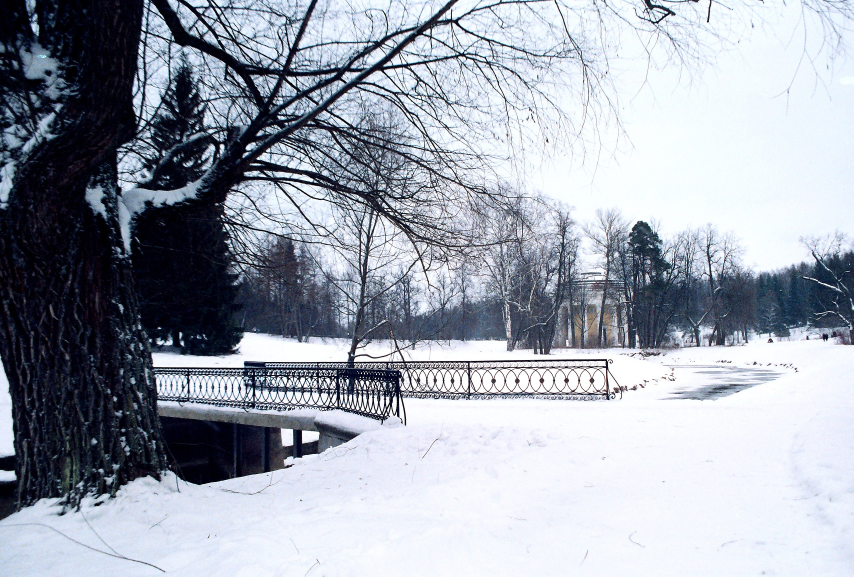
#> input picture a4-Ashish-Chokhani-main/images/img1.png, 2560 x 1729 px (shown at 1/3 size)
$ jupyter execute main.ipynb
#> lines starting #> are read from the running program, lines starting #| are printed output that depends on the picture; after the words box and inside, x2 and y2 are one past the last pixel; in counts of white or black regions, pixels touching at a corner belong together
[cell 1]
import numpy as np
import cv2
import matplotlib.pyplot as plt
import time
import sys

## 1. Image Segmentation Using Thresholding

[cell 2]
import cv2
import matplotlib.pyplot as plt

def load_image(filename, mode=cv2.IMREAD_GRAYSCALE):
    image = cv2.imread(filename, mode)
    if image is None:
        raise FileNotFoundError(f"Image file '{filename}' not found.")
    return image

def apply_thresholds(image):
    _, binary_thresh = cv2.threshold(image, 127, 255, cv2.THRESH_BINARY)
    adaptive_thresh = cv2.adaptiveThreshold(
        image, 255, cv2.ADAPTIVE_THRESH_GAUSSIAN_C, cv2.THRESH_BINARY, 11, 2
    )
    _, otsu_thresh = cv2.threshold(image, 0, 255, cv2.THRESH_BINARY + cv2.THRESH_OTSU)
    return binary_thresh, adaptive_thresh, otsu_thresh

def display_images(images, titles, cmap='gray', figsize=(12, 8)):
    plt.figure(figsize=figsize)
    for i, (img, title) in enumerate(zip(images, titles)):
        plt.subplot(2, 2, i + 1)
        plt.imshow(img, cmap=cmap)
        plt.title(title)
        plt.axis('off')
    plt.tight_layout()
    plt.show()

def main():
    filename = '../images/img1.png'
    gray_image = load_image(filename)
    binary_thresh, adaptive_thresh, otsu_thresh = apply_thresholds(gray_image.copy())
#> in apply_thresholds, `_, binary_thresh = cv2.threshold(image, 127, 255, cv2.THRESH_BINARY)`:
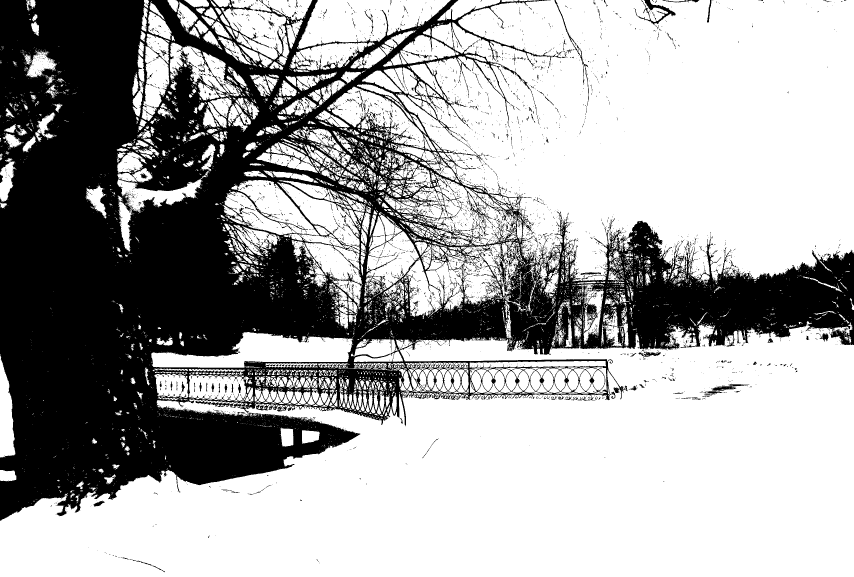
#> binary_thresh: shape (1729, 2560) (shown at 1/3 size); 65.3% white; 5952 black regions (5643 under 20 px), largest, box (x1, y1, x2, y2) and area: (0, 0, 2560, 1562) 1498090, (1905, 0, 2027, 77) 1925, (1663, 0, 1766, 323) 1127
#> in apply_thresholds, `adaptive_thresh = cv2.adaptiveThreshold( image, 255, cv2.ADAPTIVE_THRE..`:
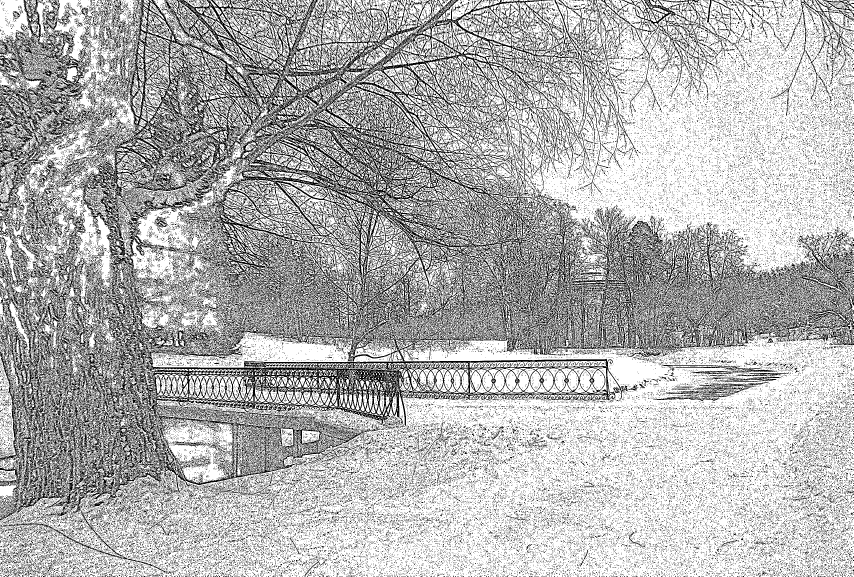
#> adaptive_thresh: shape (1729, 2560) (shown at 1/3 size); 69.3% white; black in thin lines or dots
#> in apply_thresholds, `_, otsu_thresh = cv2.threshold(image, 0, 255, cv2.THRESH_BINARY + cv2...`: otsu_thresh: shape (1729, 2560); 64.6% white; 5871 black regions (5552 under 20 px), largest, box (x1, y1, x2, y2) and area: (0, 0, 2560, 1562) 1529222, (1905, 0, 2027, 80) 2041, (1663, 0, 1766, 323) 1187

    titles = [
        'Original Image', 'Binary Thresholding',
        'Adaptive Thresholding', "Otsu's Thresholding"
    ]
    images = [gray_image, binary_thresh, adaptive_thresh, otsu_thresh]
    display_images(images, titles)
#> the loop in display_images, `for i, (img, title) in enumerate(zip(images, titles)):` made 4 passes
#> title on passes 1 to 4: 'Original Image', 'Binary Thresholding', 'Adaptive Thresholding', "Otsu's Thresholding"

if __name__ == "__main__":
    main()

### **Binary Thresholding**
- **Pros**:
  - Fast and straightforward method.
  - Works effectively in high-contrast regions of the image.
- **Cons**:
  - Does not adapt well to regions with varying brightness or shadows.
  - May lose finer details in low-contrast areas.
- **Performance on the current image**:
  - Highlights the snow and tree structures clearly.
  - Struggles with the bridge's finer details and some areas with gradual intensity changes.

---

### **Adaptive Thresholding**
- **Pros**:
  - Excellent for dealing with uneven lighting conditions.
  - Preserves more intricate details of textures and edges.
- **Cons**:
  - Introduces significant noise, especially in textured regions.
  - May over-segment areas with a lot of fine detail.
- **Performance on the current image**:
  - Captures the textures of the trees and snow effectively.
  - Adds noise to the background, making the scene overly detailed and cluttered.

---

### **Otsu’s Thresholding**
- **Pros**:
  - Optimizes thresholding for images with a clear bimodal intensity distribution.
  - Balances detail retention and simplicity.
- **Cons**:
  - Struggles with images that lack clear foreground and background intensity separation.
- **Performance on the current image**:
  - Provides a cleaner segmentation compared to binary thresholding.
  - Highlights edges effectively but misses fine details in the snow and tree regions.

---

### **Summary**
- **Binary Thresholding** is ideal for simplicity and speed but lacks adaptability for uneven lighting.
- **Adaptive Thresholding** is effective for capturing fine details but often introduces excessive noise.
- **Otsu’s Thresholding** balances clarity and computational efficiency, making it a good middle ground for this image.

## 2. Line Detection Using Hough Transform

[cell 3]
def load_and_preprocess_image(image_path):
    original_image = cv2.imread(image_path)
    gray_image = cv2.cvtColor(original_image, cv2.COLOR_BGR2GRAY)
    return original_image, gray_image

def detect_edges(gray_image, low_threshold=200, high_threshold=200):
    return cv2.Canny(gray_image, low_threshold, high_threshold)

def detect_lines(edges, rho=1, theta=np.pi / 180, threshold=100):
    return cv2.HoughLines(edges, rho, theta, threshold)

def draw_lines(image, lines, color=(0, 0, 255), thickness=2):
    if lines is not None:
        for line in lines:
            rho, theta = line[0]
            a = np.cos(theta)
            b = np.sin(theta)
            x0 = a * rho
            y0 = b * rho
            x1 = int(x0 + 1000 * (-b))
            y1 = int(y0 + 1000 * (a))
            x2 = int(x0 - 1000 * (-b))
            y2 = int(y0 - 1000 * (a))
            cv2.line(image, (x1, y1), (x2, y2), color, thickness)
    return image

def display_images(original_image, processed_image, titles=('Original Image', 'Resultant Image')):
    plt.figure(figsize=(10, 5))
    images = [original_image, processed_image]
    for i, (img, title) in enumerate(zip(images, titles)):
        plt.subplot(1, 2, i + 1)
        plt.imshow(cv2.cvtColor(img, cv2.COLOR_BGR2RGB))
        plt.title(title)
        plt.axis('off')
    plt.tight_layout()
    plt.show()

def detect_and_highlight_lines(image_path):
    original_image, gray_image = load_and_preprocess_image(image_path)
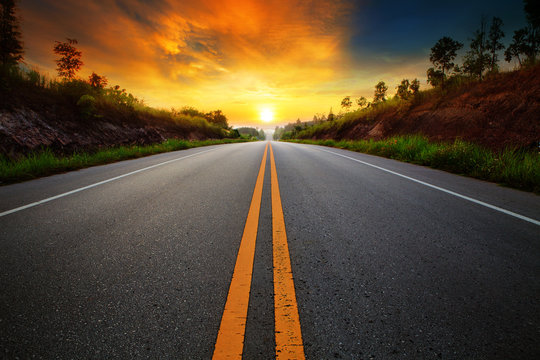
#> input picture a4-Ashish-Chokhani-main/images/road.jpg, 540 x 360 px
#> in load_and_preprocess_image, original_image is the input picture: shape (360, 540, 3); mean B, G, R 48.3, 70.9, 89.2
    edges = detect_edges(gray_image)
#> in detect_edges, `return cv2.Canny(gray_image, low_threshold, high_threshold)`:
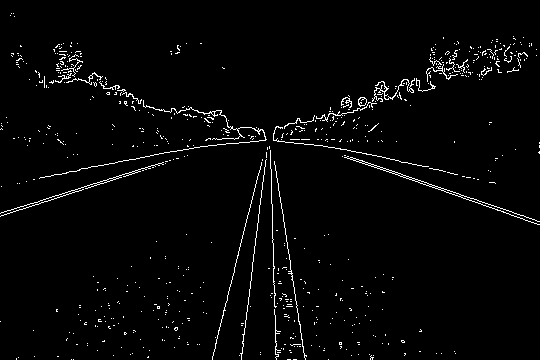
#> returned value: shape (360, 540); 2.5% white in thin lines or dots
    lines = detect_lines(edges)
#> lines = 19 rows, first 8: [203, 1.27], [36, 1.9], [205, 1.26], [34, 1.9], [292, 0.244], [43, 1.88], [-245, 2.98], [283, 0.122]
    result_image = draw_lines(original_image.copy(), lines)
#> the loop in draw_lines, `for line in lines:` made 19 passes
#> (rho, theta, a, b, x0, y0, x1, y1) on passes 1 to 12: (203, 1.27, 0.292, 0.956, 59.35, 194.1, -896, 486), (36, 1.9, -0.326, 0.946, -11.72, 34.04, -957, -291), (205, 1.26, 0.309, 0.951, 63.35, 195, -887, 503), (34, 1.9, -0.326, 0.946, -11.07, 32.15, -956, -293), (292, 0.244, 0.97, 0.242, 283.3, 70.64, 41, 1040), (43, 1.88, -0.309, 0.951, -13.29, 40.9, -964, -268), (-245, 2.98, -0.988, 0.156, 242, -38.33, 85, -1026), (283, 0.122, 0.993, 0.122, 280.9, 34.49, 159, 1027), (67, 1.8, -0.225, 0.974, -15.07, 65.28, -989, -159), (27, 1.92, -0.342, 0.94, -9.23, 25.37, -948, -316), (74, 1.78, -0.208, 0.978, -15.39, 72.38, -993, -135), (-264, 3.11, -0.999, 0.0349, 263.8, -9.21, 228, -1008)
#> after the loop in draw_lines, `for line in lines:`:
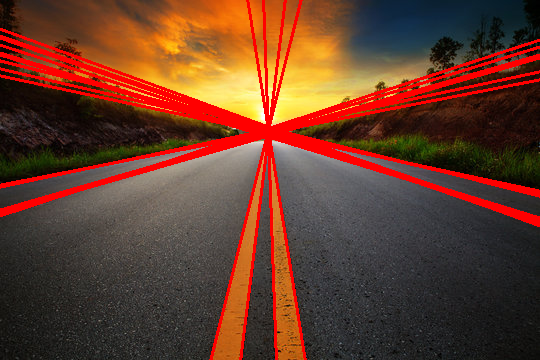
#> image: shape (360, 540, 3); mean of channels 0, 1, 2 42.5, 60.3, 102.3; drawn as B, G, R
    display_images(original_image, result_image)
#> the loop in display_images, `for i, (img, title) in enumerate(zip(images, titles)):` made 2 passes

detect_and_highlight_lines('../images/road.jpg')

In the Hough Transform for line detection, the parameters `ρ`, `θ`, and the vote threshold directly affect the results:

- **Increasing ρ (distance resolution) or θ (angular resolution)**: This reduces sensitivity, resulting in fewer, more distinct lines being detected. Lower resolutions can capture broad features but may miss finer details.

- **Raising the vote threshold**: This filters out weaker lines, focusing only on the strongest candidates. It helps reduce clutter and improves clarity by emphasizing the most prominent features.

In the example, higher thresholds and resolutions produce cleaner outputs by highlighting the most prominent road lines.

## 3. Circle Detection Using Hough Circle Transform

[cell 4]
def detect_circles(image, dp=1, min_dist=30, param1=100, param2=30, min_radius=1, max_radius=30):
    return cv2.HoughCircles(image, cv2.HOUGH_GRADIENT, dp, min_dist,
                            param1=param1, param2=param2,
                            minRadius=min_radius, maxRadius=max_radius)

def preprocess_image(image):
    gray = cv2.cvtColor(image, cv2.COLOR_BGR2GRAY)
    gray = cv2.medianBlur(gray, 5)
    return gray

def overlay_circles(image, circles):
    if circles is not None:
        circles = np.uint16(np.around(circles))
        for i in circles[0, :]:
            center = (i[0], i[1])
            radius = i[2]
            # Draw circle center
            cv2.circle(image, center, 1, (0, 255, 0), 3)
            # Draw circle outline
            cv2.circle(image, center, radius, (255, 0, 0), 2)

def main():
    filename = '../images/coin-detection.jpg'
    src = cv2.imread(filename, cv2.IMREAD_COLOR)
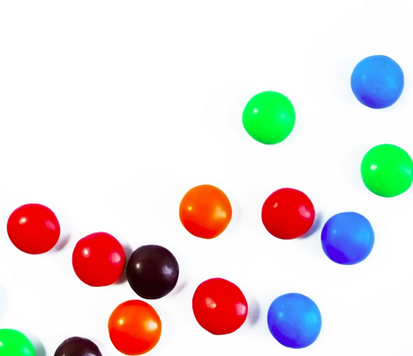
#> input picture a4-Ashish-Chokhani-main/images/coin-detection.jpg, 413 x 356 px
#> src is the input picture: shape (356, 413, 3); mean B, G, R 219.1, 220.4, 228.9
    if src is None:
        print(f"Error: Unable to load image '{filename}'")
        return

    # Preprocess the image
    gray = preprocess_image(src)

    # Experiment with different radius ranges and accumulator thresholds
    experiments = [
        {"param1": 100, "param2": 30, "min_radius": 1, "max_radius": 30},
        {"param1": 120, "param2": 35, "min_radius": 10, "max_radius": 50},
        {"param1": 80, "param2": 25, "min_radius": 5, "max_radius": 40},
    ]

    # Display results for each experiment
    fig, axs = plt.subplots(1, len(experiments) + 1, figsize=(20, 5))
    axs[0].imshow(cv2.cvtColor(src, cv2.COLOR_BGR2RGB))
    axs[0].set_title("Original Image")
    axs[0].axis("off")

    for idx, params in enumerate(experiments):
        circles = detect_circles(
            gray,
            dp=1,
            min_dist=30,
            param1=params["param1"],
            param2=params["param2"],
            min_radius=params["min_radius"],
            max_radius=params["max_radius"],
        )

        # Copy the source image to draw circles
        src_copy = src.copy()
        overlay_circles(src_copy, circles)
        axs[idx + 1].imshow(cv2.cvtColor(src_copy, cv2.COLOR_BGR2RGB))
        axs[idx + 1].set_title(f"Exp {idx+1}: p1={params['param1']}, p2={params['param2']}\n"
                               f"minR={params['min_radius']}, maxR={params['max_radius']}")
        axs[idx + 1].axis("off")

    plt.tight_layout()
    plt.show()

if __name__ == "__main__":
    main()

1. **Exp 1** (`param1=100, param2=30, min_radius=1, max_radius=30`):
   - Sensitive to small circles, but also detects noise.
   - Effective for detecting low-intensity edges due to lower thresholds.

2. **Exp 2** (`param1=120, param2=35, min_radius=10, max_radius=50`):
   - Focuses on larger circles with minimal noise.
   - Higher thresholds reduce false positives but miss smaller circles.

3. **Exp 3** (`param1=80, param2=25, min_radius=5, max_radius=40`):
   - Captures circles across sizes, balancing sensitivity and accuracy.
   - Can detect both small and large circles but may include some false positives.

Fine-tuning thresholds and radius ranges helps optimize detection.

## 4. Harris Corner Detection

[cell 5]
def process_image_with_harris(img, k_value):
    gray = np.float32(cv2.cvtColor(img, cv2.COLOR_BGR2GRAY))
    dst = cv2.cornerHarris(gray, 2, 3, k=k_value)
    dst = cv2.dilate(dst, None)
    img[dst > 0.01 * dst.max()] = [0, 0, 255]
    return img

def Harris_Corners(img_path):
#> called with img_path = '../images/calib-object.jpg'
    img = cv2.imread(img_path)
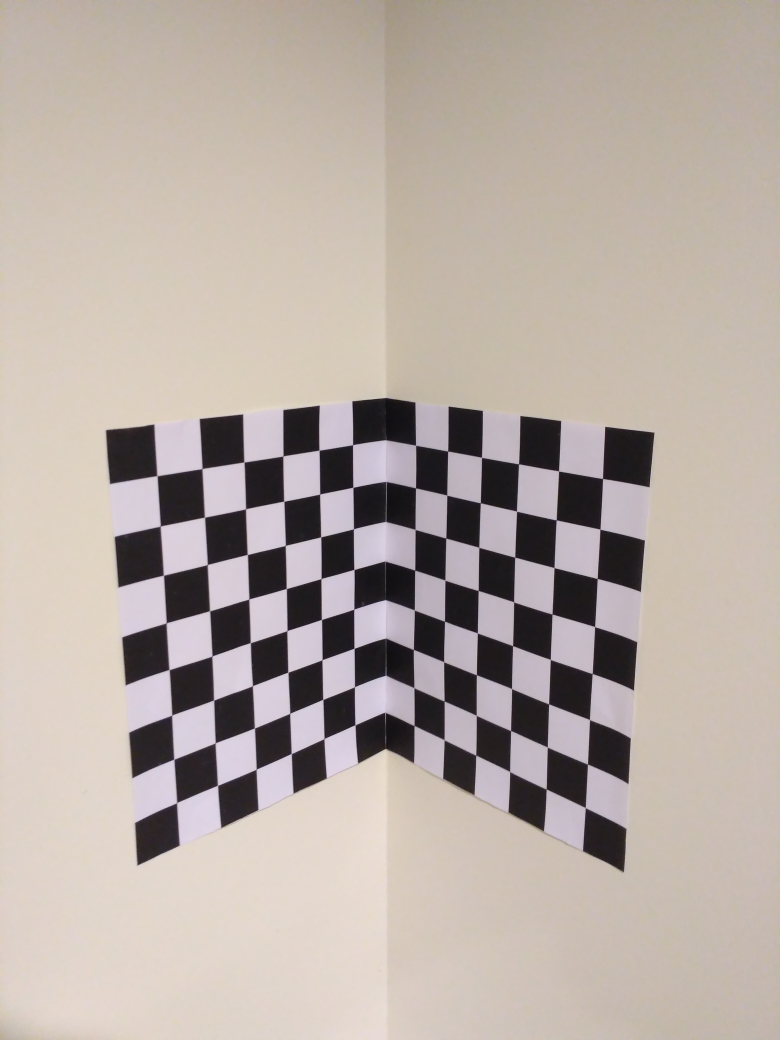
#> input picture a4-Ashish-Chokhani-main/images/calib-object.jpg, 3120 x 4160 px (shown at 1/4 size)
#> img is the input picture: shape (4160, 3120, 3); mean B, G, R 165.1, 172.4, 183.5
    original_image = img.copy()
    resized_image = cv2.resize(img, (int(img.shape[1] / 10), int(img.shape[0] / 10)))

    result_img_k01 = process_image_with_harris(resized_image.copy(), 0.01)
#> in process_image_with_harris, `img[dst > 0.01 * dst.max()] = [0, 0, 255]`: img: shape (416, 312, 3); mean of channels 0, 1, 2 158.5, 166.2, 190.8
    result_img_k02 = process_image_with_harris(resized_image.copy(), 0.03)
#> in process_image_with_harris (call 2), `img[dst > 0.01 * dst.max()] = [0, 0, 255]`: img: shape (416, 312, 3); mean of channels 0, 1, 2 161.4, 169, 187.7
    result_img_k06 = process_image_with_harris(resized_image.copy(), 0.06)
#> call 3 of process_image_with_harris, with k_value = 0.06
#> in process_image_with_harris (call 3), `dst = cv2.cornerHarris(gray, 2, 3, k=k_value)`:
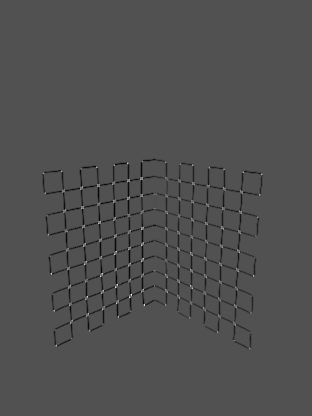
#> dst: shape (416, 312) float32; min -58186304, max 123683936, mean -1029358.7; drawn with min black and max white
#> in process_image_with_harris (call 3), `img[dst > 0.01 * dst.max()] = [0, 0, 255]`:
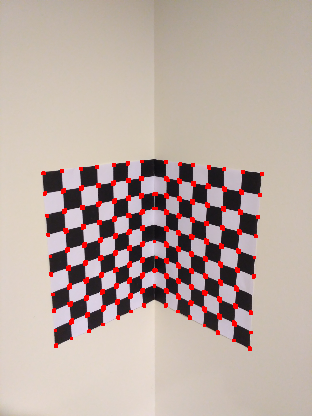
#> img: shape (416, 312, 3); mean of channels 0, 1, 2 162, 169.5, 187.1; drawn as B, G, R

    plt.figure(figsize=(12, 8))
    images = [result_img_k01, result_img_k02, result_img_k06, original_image]
    titles = [
        'Resultant Image with k = 0.01',
        'Resultant Image with k = 0.03',
        'Resultant Image with k = 0.06',
        'Original Image',
    ]

    for i, (image, title) in enumerate(zip(images, titles)):
        plt.subplot(2, 2, i + 1)
        plt.imshow(cv2.cvtColor(image, cv2.COLOR_BGR2RGB))
        plt.title(title)
        plt.axis('off')
#> this loop made 4 passes
#> title on passes 1 to 4: 'Resultant Image with k = 0.01', 'Resultant Image with k = 0.03', 'Resultant Image with k = 0.06', 'Original Image'

    plt.tight_layout()
    plt.show()
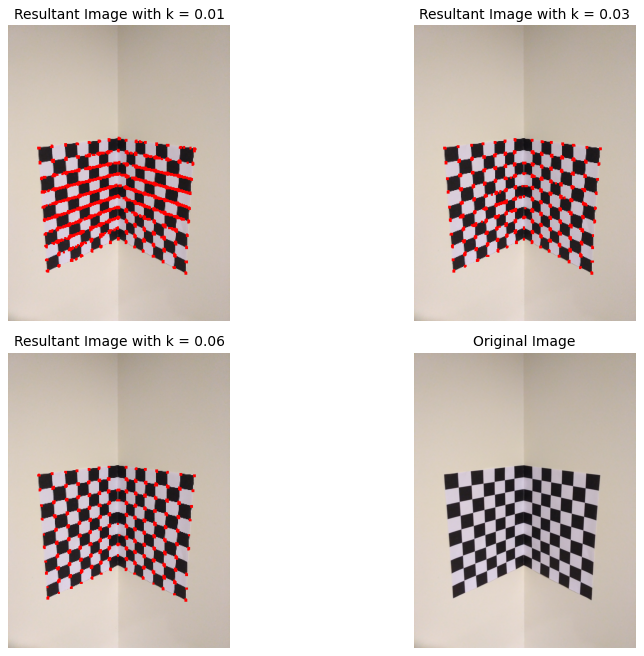
#> figure drawn by matplotlib, 4 panels

Harris_Corners('../images/calib-object.jpg')
